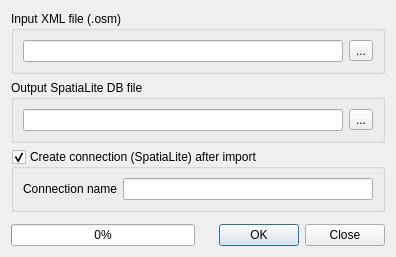
<?xml version="1.0" encoding="UTF-8"?>
<ui version="4.0">
 <class>QgsOSMImportDialog</class>
 <widget class="QDialog" name="QgsOSMImportDialog">
  <property name="geometry">
   <rect>
    <x>0</x>
    <y>0</y>
    <width>396</width>
    <height>257</height>
   </rect>
  </property>
  <property name="windowTitle">
   <string>OpenStreetMap Import</string>
  </property>
  <layout class="QVBoxLayout" name="verticalLayout">
   <item>
    <widget class="QGroupBox" name="groupBox_2">
     <property name="title">
      <string>Input XML file (.osm)</string>
     </property>
     <layout class="QHBoxLayout" name="horizontalLayout">
      <item>
       <widget class="QLineEdit" name="editXmlFileName"/>
      </item>
      <item>
       <widget class="QToolButton" name="btnBrowseXml">
        <property name="text">
         <string>...</string>
        </property>
       </widget>
      </item>
     </layout>
    </widget>
   </item>
   <item>
    <widget class="QGroupBox" name="groupBox">
     <property name="title">
      <string>Output SpatiaLite DB file</string>
     </property>
     <layout class="QHBoxLayout" name="horizontalLayout_3">
      <item>
       <widget class="QLineEdit" name="editDbFileName"/>
      </item>
      <item>
       <widget class="QToolButton" name="btnBrowseDb">
        <property name="text">
         <string>...</string>
        </property>
       </widget>
      </item>
     </layout>
    </widget>
   </item>
   <item>
    <widget class="QGroupBox" name="groupCreateConn">
     <property name="title">
      <string>Create connection (SpatiaLite) after import</string>
     </property>
     <property name="checkable">
      <bool>true</bool>
     </property>
     <layout class="QFormLayout" name="formLayout">
      <item row="0" column="0">
       <widget class="QLabel" name="label">
        <property name="text">
         <string>Connection name</string>
        </property>
       </widget>
      </item>
      <item row="0" column="1">
       <widget class="QLineEdit" name="editConnName"/>
      </item>
     </layout>
    </widget>
   </item>
   <item>
    <spacer name="verticalSpacer">
     <property name="orientation">
      <enum>Qt::Vertical</enum>
     </property>
     <property name="sizeHint" stdset="0">
      <size>
       <width>20</width>
       <height>21</height>
      </size>
     </property>
    </spacer>
   </item>
   <item>
    <layout class="QHBoxLayout" name="horizontalLayout_2">
     <item>
      <widget class="QProgressBar" name="progressBar">
       <property name="value">
        <number>0</number>
       </property>
      </widget>
     </item>
     <item>
      <widget class="QDialogButtonBox" name="buttonBox">
       <property name="orientation">
        <enum>Qt::Horizontal</enum>
       </property>
       <property name="standardButtons">
        <set>QDialogButtonBox::Close|QDialogButtonBox::Ok</set>
       </property>
      </widget>
     </item>
    </layout>
   </item>
  </layout>
 </widget>
 <tabstops>
  <tabstop>editXmlFileName</tabstop>
  <tabstop>btnBrowseXml</tabstop>
  <tabstop>editDbFileName</tabstop>
  <tabstop>btnBrowseDb</tabstop>
  <tabstop>groupCreateConn</tabstop>
  <tabstop>editConnName</tabstop>
  <tabstop>buttonBox</tabstop>
 </tabstops>
 <resources/>
 <connections/>
</ui>
